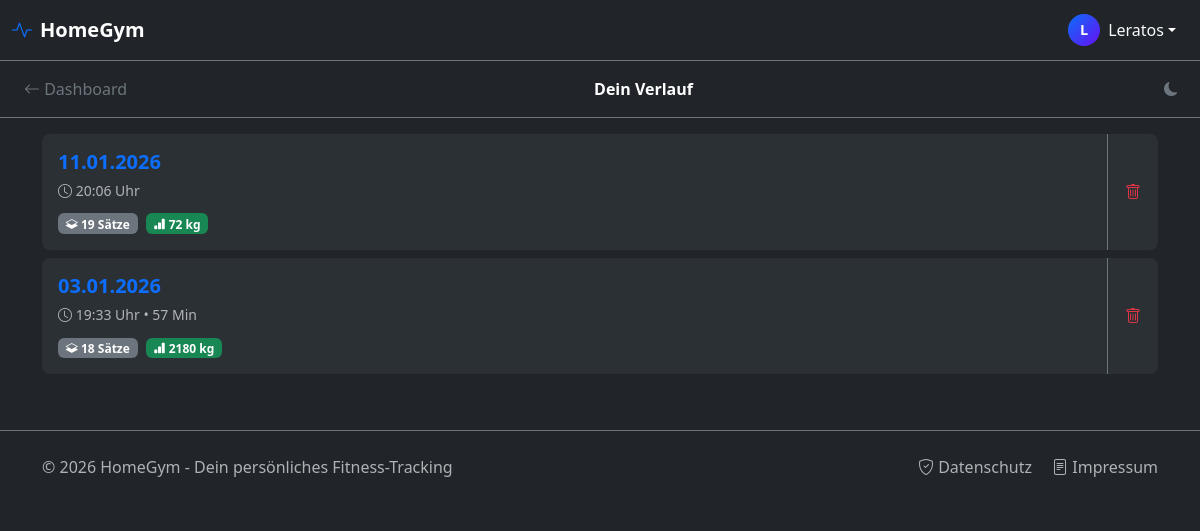
Before: /history/ (signed in) with the older database file.
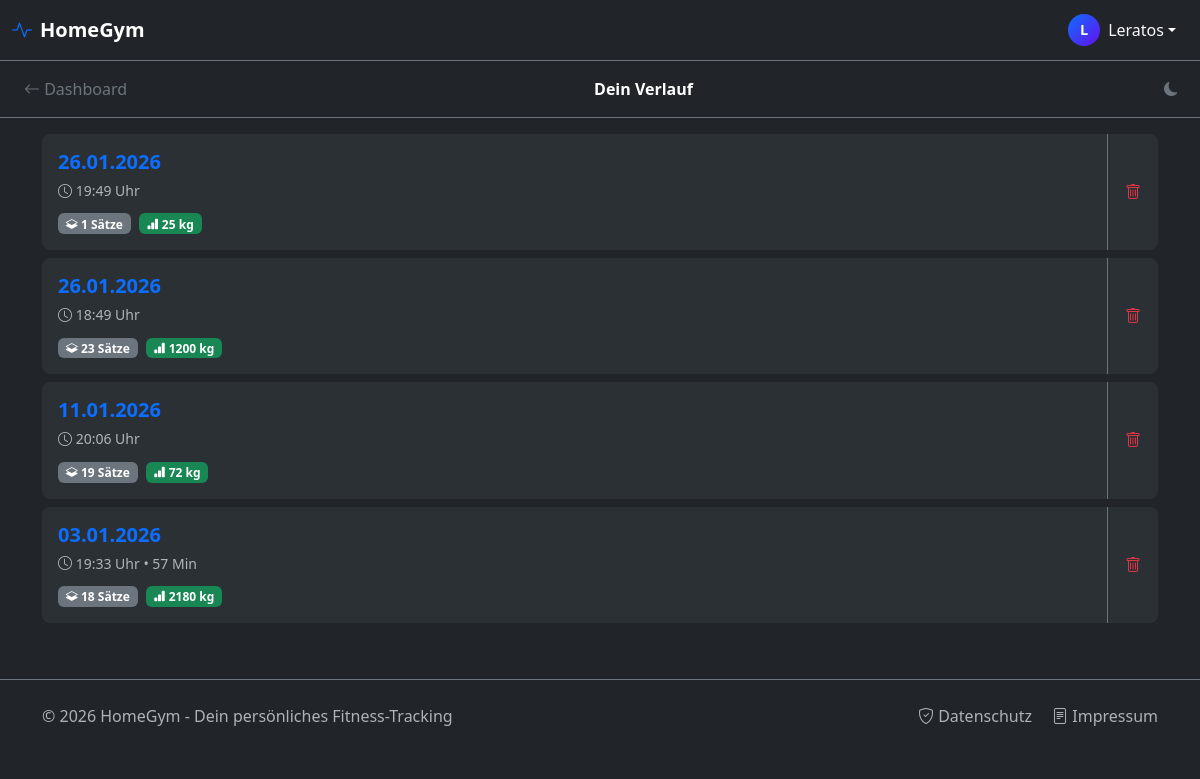
After: the same page with the newer database file.
### core/models.py (models this page shows, shortened)
class Trainingseinheit(models.Model):
    user = models.ForeignKey(User, on_delete=models.CASCADE, related_name="trainings", null=True)
    plan = models.ForeignKey('Plan', on_delete=models.SET_NULL, related_name="trainings", null=True, blank=True, verbose_name="Trainingsplan")
    datum = models.DateTimeField(auto_now_add=True)
    dauer_minuten = models.PositiveIntegerField(blank=True, null=True, verbose_name="Dauer (Min)")
    kommentar = models.TextField(blank=True, null=True, verbose_name="Wie lief's?")
    class Meta:
        verbose_name = "Trainingseinheit"
        verbose_name_plural = "Trainingseinheiten"
        ordering = ['-datum']
        indexes = [
            models.Index(fields=['datum']),
        ]

### core/views.py (the view)
# urls.py: path('history/', views.training_list, name='training_list'),
def training_list(request):
    trainings = Trainingseinheit.objects.filter(user=request.user).annotate(satz_count=Count('saetze')).order_by('-datum')
    trainings_mit_volumen = []
    for training in trainings:
        arbeitssaetze = training.saetze.filter(ist_aufwaermsatz=False)
        volumen = sum(float(s.gewicht) * s.wiederholungen for s in arbeitssaetze)
        trainings_mit_volumen.append({
            'training': training,
            'volumen': round(volumen, 1),
            'arbeitssaetze': arbeitssaetze.count()
        })
    context = {
        'trainings_data': trainings_mit_volumen
    }
    return render(request, 'core/training_list.html', context)

### core/context_processors.py (called while the page is built)
def global_context(request):
    return {
        'current_year': datetime.now().year,
    }

### core/templates/core/training_list.html (shortened to what this page needs)
{% load static %}
{% load static %}<!doctype html>
<html lang="de" data-bs-theme="dark" id="htmlRoot">
  <head>
    <link href="https://cdn.jsdelivr.net/npm/bootstrap@5.3.3/dist/css/bootstrap.min.css" rel="stylesheet">
    <link rel="stylesheet" href="https://cdn.jsdelivr.net/npm/bootstrap-icons@1.11.3/font/bootstrap-icons.min.css">
    <link rel="stylesheet" href="{% static 'core/css/theme-styles.css' %}">
    <link rel="stylesheet" href="{% static 'core/css/offline-manager.css' %}">
</head>
  <body>
    {% include 'core/includes/global_header.html' %}
    <nav class="navbar navbar-dark bg-dark border-bottom border-secondary">
      <div class="container-fluid">
        <a class="btn btn-outline-secondary border-0" href="{% url 'dashboard' %}">
            <i class="bi bi-arrow-left"></i> Dashboard
        </a>
        <span class="navbar-text text-white fw-bold">Dein Verlauf</span>
        <div style="width: 40px;">            <button onclick="toggleTheme()" class="btn btn-sm btn-outline-secondary border-0 ms-2" title="Theme wechseln">
              <i class="bi bi-moon-fill" id="themeIcon"></i>
            </button>
</div>
      </div>
    </nav>
    <div class="container pt-3">
      {% if not trainings_data %}
        <div class="text-center py-5 text-muted">
            <i class="bi bi-journal-x display-1 opacity-25"></i>
            <p class="mt-3">Noch keine Trainings absolviert.</p>
            <a href="{% url 'training_select_plan' %}" class="btn btn-primary mt-2">Jetzt starten!</a>
        </div>
      {% else %}
        <div class="list-group">
            {% for data in trainings_data %}
            <div class="list-group-item card-stat border-secondary mb-2 rounded-3 p-0 overflow-hidden">
                <div class="d-flex w-100 align-items-stretch">
                    <a href="{% url 'training_session' data.training.id %}" class="text-decoration-none d-flex flex-grow-1 p-3 align-items-center">
                        <div class="flex-grow-1">
                            <h5 class="mb-1 text-primary fw-bold">
                                {{ data.training.datum|date:"d.m.Y" }}
                            </h5>
                            <small class="text-muted">
                                <i class="bi bi-clock"></i> {{ data.training.datum|date:"H:i" }} Uhr
                                {% if data.training.dauer_minuten %}
                                &bull; {{ data.training.dauer_minuten }} Min
                                {% endif %}
                            </small>
                            <div class="mt-2">
                                <span class="badge bg-secondary me-1">
                                    <i class="bi bi-layers-half"></i> {{ data.arbeitssaetze }} Sätze
                                </span>
                                <span class="badge bg-success">
                                    <i class="bi bi-bar-chart-fill"></i> {{ data.volumen|floatformat:0 }} kg
                                </span>
                            </div>
                        </div>
                    </a>
                    <div class="border-start border-secondary d-flex">
                        <button class="btn btn-link text-danger text-decoration-none d-flex align-items-center px-3"
                                onclick="confirmDeleteTraining('{{ data.training.id }}', '{{ data.training.datum|date:"d.m.Y" }}', '{{ data.arbeitssaetze }}', '{{ data.volumen|floatformat:0 }}')">
                            <i class="bi bi-trash"></i>
                        </button>
                    </div>
                </div>
            </div>
            {% endfor %}
        </div>
      {% endif %}
    </div>
    {% include 'core/includes/global_footer.html' %}
  </body>
</html>

### core/templates/core/includes/global_header.html (shortened to what this page needs)
<nav class="navbar navbar-dark bg-dark border-bottom border-secondary sticky-top">
    <div class="container-fluid">
        <a class="navbar-brand fw-bold d-flex align-items-center" href="{% url 'dashboard' %}">
            <i class="bi bi-activity text-primary me-2"></i>
            <span class="d-none d-sm-inline">HomeGym</span>
        </a>
        <div class="dropdown">
            <button class="btn btn-dark dropdown-toggle d-flex align-items-center border-0"
                    type="button"
                    id="userDropdown"
                    data-bs-toggle="dropdown"
                    aria-expanded="false">
                <div class="user-avatar me-2">
                    {{ user.username|slice:":1"|upper }}
                </div>
                <span class="d-none d-md-inline text-light">{{ user.username }}</span>
            </button>
        </div>
    </div>
</nav>

### core/templates/core/includes/global_footer.html
<footer class="py-4 mt-5 border-top border-secondary">
    <div class="container">
        <div class="row align-items-center">
            <div class="col-md-6 text-center text-md-start mb-3 mb-md-0">
                <span class="text-muted">
                    &copy; {{ current_year|default:"2026" }} HomeGym
                    <span class="d-none d-sm-inline">- Dein persönliches Fitness-Tracking</span>
                </span>
            </div>
            <div class="col-md-6 text-center text-md-end">
                <a href="{% url 'datenschutz' %}" class="text-muted text-decoration-none me-3">
                    <i class="bi bi-shield-check"></i> Datenschutz
                </a>
                <a href="{% url 'impressum' %}" class="text-muted text-decoration-none">
                    <i class="bi bi-file-text"></i> Impressum
                </a>
            </div>
        </div>
    </div>
</footer>

### core/static/core/css/theme-styles.css (style rules this page uses)
.card-stat { border: none; }
[data-bs-theme="dark"] .card-stat { background-color: #2b3035; color: #fff; }
[data-bs-theme="dark"] .list-group-item { background-color: #2b3035; color: #fff; }

### core/templates/core/includes/global_header.html (style rules this page uses)
.user-avatar { width: 32px; height: 32px; background: linear-gradient(135deg, #0d6efd, #6610f2); border-radius: 50%; display: flex; align-items: center; justify-content: center; font-weight: bold; font-size: 0.9rem; color: white; }

Changed rows visible on the page:
added Trainingseinheit: training.datum "26.01.2026", training.datum "19:49", arbeitssaetze "1", volumen "25"
added Trainingseinheit: training.datum "26.01.2026", training.datum "18:49", arbeitssaetze "23", volumen "1200"
